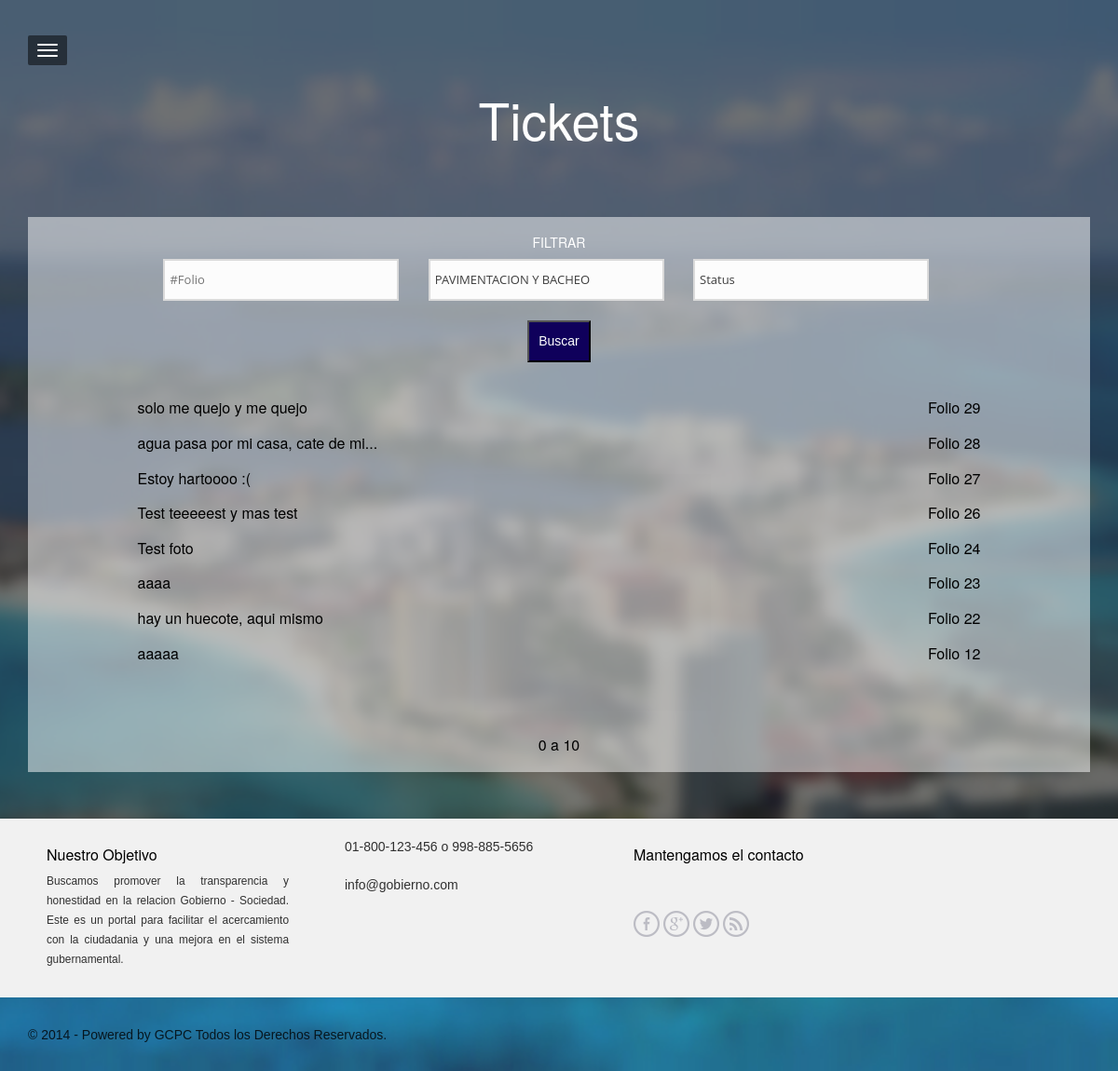
Page /demandas.php?serv=2 on the committed database.
### tables this page shows
CREATE TABLE IF NOT EXISTS `demanda` (
  `id` int(11) NOT NULL AUTO_INCREMENT,
  `folio` varchar(10) NOT NULL,
  `idc` int(11) NOT NULL,
  `ids` int(11) NOT NULL,
  `comentario` text NOT NULL,
  `imagen` varchar(200) NOT NULL,
  `latitud` decimal(22,16) NOT NULL,
  `longitud` decimal(22,16) NOT NULL,
  `estatus` int(11) NOT NULL,
  `fecha` timestamp NOT NULL DEFAULT CURRENT_TIMESTAMP,
  `respuesta` varchar(2000) NOT NULL,
  PRIMARY KEY (`id`)
);

### admin/includes/systemcomponent.php (called while the page is built, shortened)
<?php
class systemcomponent{
	function getsettings(){
		$settings['dbhost']='localhost';
		$settings['dbusername']='root';
		$settings['dbpassword']='';
		$settings['dbname']='demanda';
		return $settings;
	}
}
?>

### admin/includes/dbconnector.php (called while the page is built, shortened)
<?php
require_once 'systemcomponent.php';
class dbconnector extends systemcomponent{
	var $link;
	function dbconnector(){
		$settings=systemcomponent::getsettings();
		$host=$settings['dbhost'];
		$db=$settings['dbname'];
		$user=$settings['dbusername'];
		$pass=$settings['dbpassword'];
		$this->link=mysql_connect($host, $user, $pass);
	}
	function query($query){
		return mysql_query($query, $this->link);
	}
	function fetcharray($result){
		return mysql_fetch_array($result);
	}
}
?>

### demandas.php (the view, shortened to what this page needs)
<?php
include("admin/includes/dbconnector.php");
$con=new dbconnector();
if($_GET['pag']){
	$inicio=$_GET['pag'];
}
else{
	$inicio=0;
}
?>
<!DOCTYPE html>
<html lang="en">
<head>
<?php include("header.php"); ?>
</head>
<body <?php if($_GET['fol']!=''){ echo 'onload="hecho();"'; } ?> class="theme-invert">
<?php include("menu.php"); ?>
<section class="section" id="head">
	<div class="container">
		<div class="row">
			<div class="col-md-10 col-lg-10 col-md-offset-1 col-lg-offset-1 text-center">
				<?php if($_GET['fol']==''){ ?><h1 class="title">Tickets</h1><br /><br /><br /><?php }
				else{ ?><h1 class="title">Ticket #<?php echo $_GET['fol']; ?>.</h1><?php } ?>
			</div>
		</div>
		<div class="linea">
			<?php if($_GET['fol']==''){ ?>
				<div class="row">
					<div class="col-md-10 col-lg-10 col-md-offset-1 col-lg-offset-1 text-center">
						<div class="col-sm-12">
							<form id="topics-filter" method="POST" action="demandas.php?act=search">
								<h5 class="bold">FILTRAR</h5>
								<input type="text" name="folio" placeholder="#Folio" />
								<select name="serv" class="one">
									<?php
									$sql=$con->query("SELECT * FROM servicio");
									while($row=$con->fetcharray($sql)){
										echo '<option ';
										if($_POST['serv']==$row['id']){ echo 'selected="selected"'; }
										echo 'value="'.$row['id'].'">'.$row['nombre'].'</option>';
									}
									?>
								</select>
								<select name="stat" class="two">
									<option value="0">Status</option>
								</select><br /><br />
								<input type="submit" id="searchsubmit" value="Buscar" />
							</form>
						</div>
					</div>
					<div class="col-md-10 col-lg-10 col-md-offset-1 col-lg-offset-1">
						<div class="col-sm-12">
							<?php
							$cond='';
							if($_GET['act']=='search'){
								$done=0;
								if($_POST['serv']>0){ $cond.='WHERE ids='.$_POST['serv']; $done=1; }
								if($_POST['stat']>0){
									if($done==0){ $cond.='WHERE estatus='.$_POST['stat']; $done=1; }
									else{ $cond.=' AND estatus='.$_POST['stat']; }
								}
								else{
									if($done==0){ $cond.='WHERE estatus IN (1,2,3)'; $done=1; }
									else{ $cond.=' AND estatus IN (1,2,3)'; }
								}
							}
							else{
								$cond='WHERE estatus IN (1,2,3)';
							}
							echo '<div class="encierro2">';
							$sql=$con->query("SELECT * FROM demanda ".$cond." ORDER BY fecha DESC LIMIT ".$inicio.",10");
							while($row=$con->fetcharray($sql)){
								echo '<a href="demandas.php?fol='.$row['folio'].'"><div class="row linke">';
								echo '<div class="right"><h5 class="opensans-bold">Folio '.$row['folio'].'</h5></div>';
								echo '<h6 class="opensans">'.$row['comentario'].'</h6>';
								echo '</div></a>';
							}
							echo '</div>';
							echo '<br />';
							echo '<center>';
							echo '<h6>'.$inicio.' a '.($inicio+10).'</h6>';
							echo '</center>';
							?>
						</div>
					</div>
				</div>
				<?php
			}
			?>
		</div>
	</div>
</section>
<?php include("footer.php"); ?>
</body>
</html>

### assets/css/magister.css (style rules this page uses)
html { background:#505D6E url(../images/body7.jpg) no-repeat center center fixed; min-height:100%;-webkit-background-size: cover; -moz-background-size: cover; -o-background-size: cover; background-size: cover; }
body { background:transparent; min-height:100%; -webkit-font-smoothing: antialiased;-webkit-overflow-scrolling: touch;line-height: 1.5em;font-size:14px; font-family: Helvetica, Arial, sans-serif;color:#fff;color:rgba(255,255,255,.8); font-weight: normal; }
.section { min-height:420px;width: 100%; overflow:auto;height:100%;padding-top:100px; padding-bottom:50px; display:none;top:0;background: rgba(20,20,20,.6); }
@media (min-width: 768px) { .section { padding-top:80px; } }
#head { display: block; }
a { color:#fff; text-decoration: none; }
.title,.subtitle { font-weight:normal;font-size:55px;margin-bottom:15px; color:#FFFFFF; line-height:1em; }
.theme-invert { color:#222;color:rgba(0,0,0,.8); }
.theme-invert a { color:#000; }
.theme-invert .title,.theme-invert .subtitle,.theme-invert .tagline { color:#FFF; }
.section p, .section h5, .section a { color:#FFF; }
.right { float:right; }
.encierro2 { padding: 30px 20px; margin-bottom:10px; }
.encierro2 h5 { font-size:16px; color:#000; }
.encierro2 h5,h6 { font-size:16px; color:#000; }
.encierro2 a { color:#000; }
.linea { padding-top:10px; padding-bottom:10px; padding-left:-30px; padding-right:-30px; background-color:rgba(255,255,255,.5); }
form#topics-filter select { -webkit-appearance: none; color: #3e3e3e; font-size: 13px; font-family: 'Open Sans', sans-serif!important; font-weight: 400; background-image: url(../images/sprite.png); background-repeat: no-repeat; background-position: -244px -100px; word-wrap:break-word; display: inline!important; background-color: #fcfcfc; border: 2px solid #dadada; padding: 10px 5px; border-radius: 0; width: 27.65%; border-radius: none!important; margin: 0 3% 0 0; -webkit-box-sizing: border-box; -moz-box-sizing: border-box; box-sizing: border-box; }
form#topics-filter input[type="text"] { -webkit-appearance: none; color: #3e3e3e; font-size: 13px; font-family: 'Open Sans', sans-serif!important; font-weight: 400; background-image: url(../images/sprite.png); background-repeat: no-repeat; background-position: -244px -100px; word-wrap:break-word; display: inline!important; background-color: #fcfcfc; border: 2px solid #dadada; padding: 10px 5px; border-radius: 0; width: 27.65%; border-radius: none!important; margin: 0 3% 0 0; -webkit-box-sizing: border-box; -moz-box-sizing: border-box; box-sizing: border-box; }
#searchsubmit { padding: 10px; background-color:rgba(15,0,91,1); color:#FFF; }

### rows in the picture
demanda: folio "29", comentario "solo me quejo y me quejo"
demanda: folio "28", comentario "agua pasa por mi casa, cate de mi..."
demanda: folio "27", comentario "Estoy hartoooo :("
demanda: folio "26", comentario "Test teeeeest y mas test"
demanda: folio "24", comentario "Test foto"
demanda: folio "23", comentario "aaaa"
demanda: folio "22", comentario "hay un huecote, aqui mismo"
demanda: folio "12", comentario "aaaaa"

### other values in the picture
$inicio "0"
$inicio+10 "10"
form field serv "PAVIMENTACION Y BACHEO"
